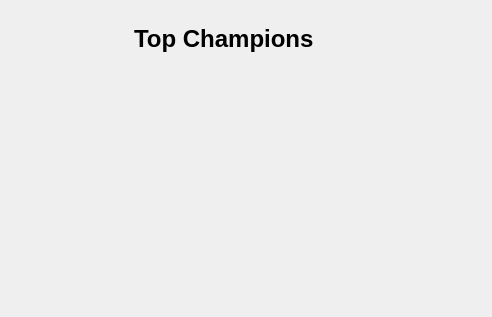
                   <widget class="QWidget" name="scrollAreaWidgetContents_2">
                    <property name="geometry">
                     <rect>
                      <x>0</x>
                      <y>0</y>
                      <width>492</width>
                      <height>315</height>
                     </rect>
                    </property>
                    <layout class="QGridLayout" name="gridLayout_3">
                     <item row="1" column="0">
                      <widget class="QWidget" name="champions_2" native="true">
                       <property name="minimumSize">
                        <size>
                         <width>0</width>
                         <height>233</height>
                        </size>
                       </property>
                       <layout class="QGridLayout" name="gridLayout_4" />
                      </widget>
                     </item>
                     <item row="0" column="0" alignment="Qt::AlignHCenter|Qt::AlignTop">
                      <widget class="QWidget" name="topChampions" native="true">
                       <property name="minimumSize">
                        <size>
                         <width>0</width>
                         <height>0</height>
                        </size>
                       </property>
                       <property name="maximumSize">
                        <size>
                         <width>494</width>
                         <height>215</height>
                        </size>
                       </property>
                       <property name="font">
                        <font>
                         <pointsize>18</pointsize>
                         <bold>true</bold>
                        </font>
                       </property>
                       <layout class="QHBoxLayout" name="horizontalLayout_10">
                        <item>
                         <widget class="QLabel" name="label_7">
                          <property name="font">
                           <font>
                            <pointsize>18</pointsize>
                            <bold>true</bold>
                           </font>
                          </property>
                          <property name="text">
                           <string>Top Champions</string>
                          </property>
                         </widget>
                        </item>
                        <item>
                         <widget class="QLabel" name="label_9">
                          <property name="minimumSize">
                           <size>
                            <width>38</width>
                            <height>38</height>
                           </size>
                          </property>
                          <property name="maximumSize">
                           <size>
                            <width>40</width>
                            <height>40</height>
                           </size>
                          </property>
                          <property name="styleSheet">
                           <string notr="true" />
                          </property>
                          <property name="text">
                           <string />
                          </property>
                          <property name="pixmap">
                           <pixmap resource="../Qss/icons/_icons.qrc">:/font_awesome_solid/icons/font_awesome/solid/medal.png</pixmap>
                          </property>
                          <property name="scaledContents">
                           <bool>true</bool>
                          </property>
                         </widget>
                        </item>
                       </layout>
                      </widget>
                     </item>
                    </layout>
                   </widget>
